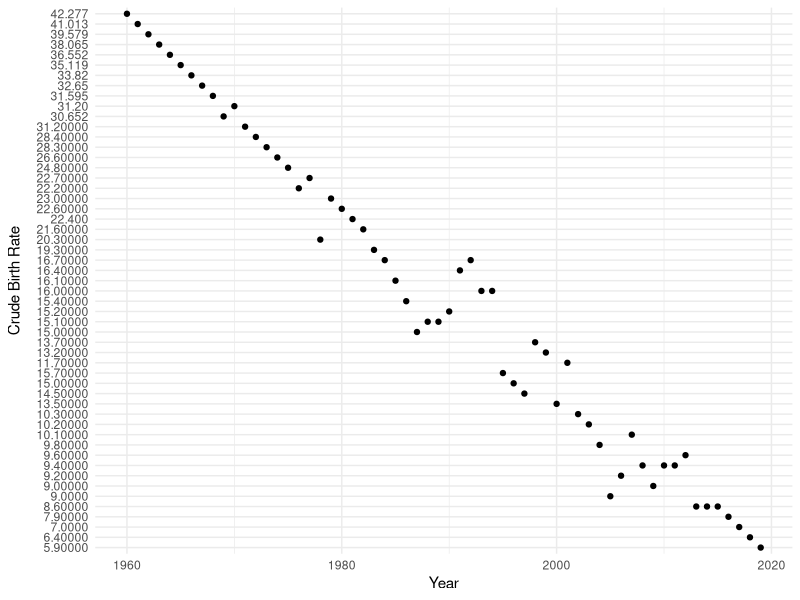
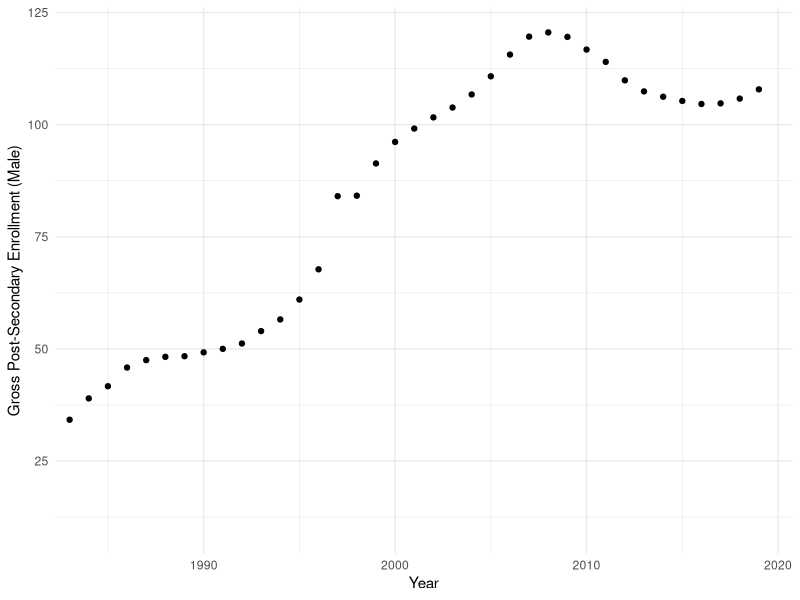
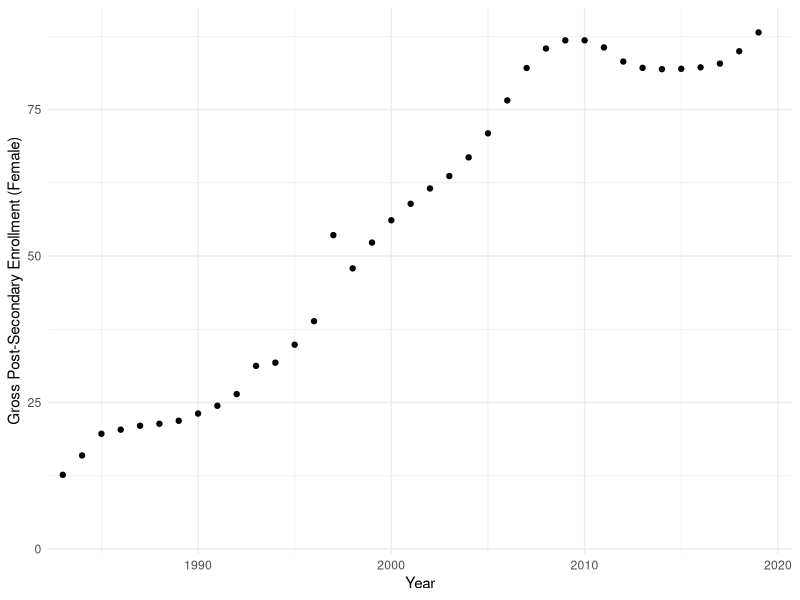
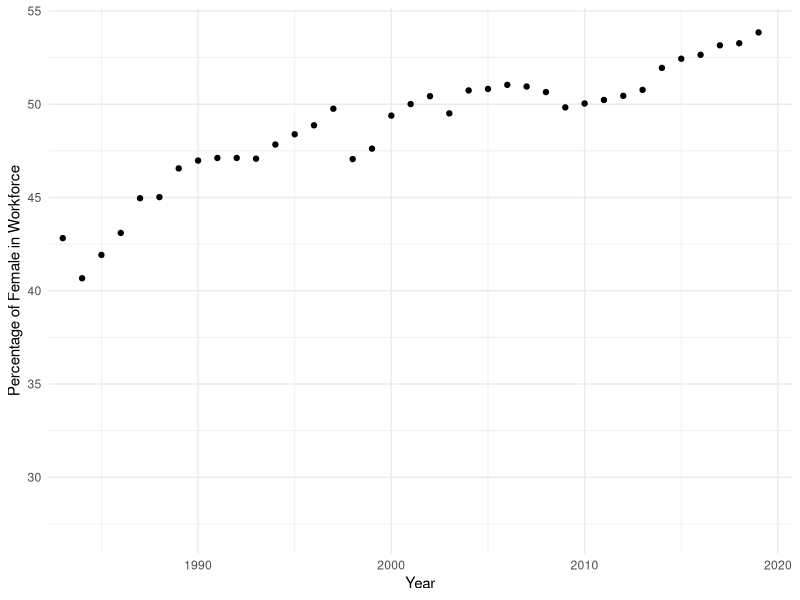
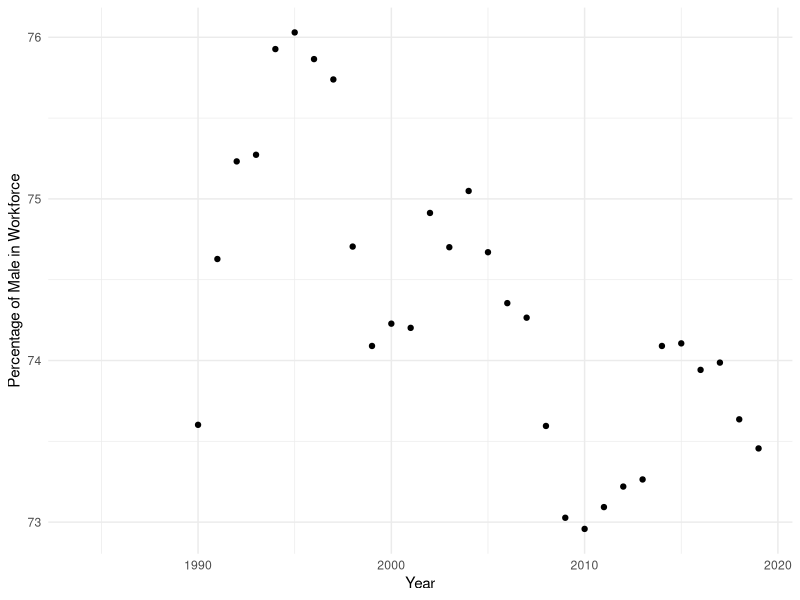

Write R code to recreate these figures, in order.
## ---- chunk 1
knitr::opts_chunk$set(echo = TRUE)

library(tidyverse)
## ---- chunk 2
library(tidyverse)
library(knitr)
library(dplyr)

# Read in the csv
koreadata <- read_csv(here::here("inputs/data/API_KOR_DS2_en_csv_v2_3755961.csv"))

# Pick only the necessary columns
koreadata <- 
  koreadata |>
  filter(row_number() == 803 | 
           row_number() == 35 |
           row_number() == 160 |
           row_number() == 592 | 
           row_number() == 426 |
           row_number() == 825)

newdata <-t(koreadata) 
colnames(newdata) <- c('fenroll', 'flabour', 'mlabour', 'income', 'birthrate', 'menroll')
rownames(newdata) <- colnames(koreadata)
datadata <- data.frame(newdata)

datadata <- datadata[-1,] 
datadata <- slice(datadata, 1:(n() - 1)) 



datadata |> 
  slice(1:10) |> 
  kable(
    caption = "First ten rows of the Dataset with only necessary columns",
    col.names = c("Post-Secondary Enrollment (Female) ", "Percentage of Female in Workforce", "Percentage of Male in Workforce", "Net Yearly Income per Capita", "Crude Birthrate", "Post-Secondary Enrollment (Male)"),
    digits = 1,
    booktabs = TRUE, 
    linesep = ""
  ) 

## ---- chunk 3
datadata |>
  ggplot(mapping = aes(x = as.numeric(row.names(datadata)), y = birthrate)) +
  geom_point() +
  theme_minimal() +
  labs(x = "Year",
       y = "Crude Birth Rate")
## ---- chunk 4
datadata |>
  ggplot(mapping = aes(x = as.numeric(row.names(datadata)), y = as.numeric(as.character(menroll)))) +
  geom_point() +
  theme_minimal() +
  coord_cartesian(xlim = c(1984, 2019)) +
  labs(x = "Year",
       y = "Gross Post-Secondary Enrollment (Male)")
## ---- chunk 5
datadata |>
  ggplot(mapping = aes(x = as.numeric(row.names(datadata)), y = as.numeric(as.character(fenroll)))) +
  geom_point() +
  theme_minimal() +
  coord_cartesian(xlim = c(1984, 2019)) +
  labs(x = "Year",
       y = "Gross Post-Secondary Enrollment (Female)")
## ---- chunk 6
datadata |>
  ggplot(mapping = aes(x = as.numeric(row.names(datadata)), y = as.numeric(as.character(flabour)))) +
  geom_point() +
  theme_minimal() +
  coord_cartesian(xlim = c(1984, 2019)) +
  labs(x = "Year",
       y = "Percentage of Female in Workforce")
## ---- chunk 7
datadata |>
  ggplot(mapping = aes(x = as.numeric(row.names(datadata)), y = as.numeric(as.character(mlabour)))) +
  geom_point() +
  theme_minimal() +
  coord_cartesian(xlim = c(1984, 2019)) +
  labs(x = "Year",
       y = "Percentage of Male in Workforce")
